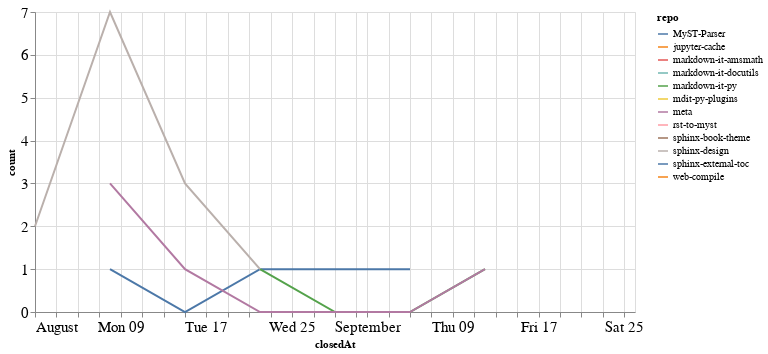

Source (notebook cell):
### Code cell
closed_by_time = closed_by.groupby('repo').resample('W', on='closedAt').count()['author'].reset_index()
closed_by_time = closed_by_time.rename(columns={'author': 'count'})

alt.Chart(closed_by_time, width=600).mark_line().encode(
    x='closedAt',
    y='count',
    color='repo',
    tooltip="repo"
)

### Figure 1 — Vega-Lite specification as saved in the notebook (floating-point values rounded to 4 significant figures)
{"config": {"axisLeft": {"labelFontSize": 15}, "axisBottom": {"labelFontSize": 15}}, "data": {"name": "data-c9cf32530662fa6f3480a4700d4c54f2"}, "mark": "line", "encoding": {"color": {"type": "nominal", "field": "repo"}, "tooltip": {"type": "nominal", "field": "repo"}, "x": {"type": "temporal", "field": "closedAt"}, "y": {"type": "quantitative", "field": "count"}}, "width": 600, "$schema": "https://vega.github.io/schema/vega-lite/v4.8.1.json", "datasets": {"data-c9cf32530662fa6f3480a4700d4c54f2": [{"repo": "MyST-Parser", "closedAt": "2021-08-08T00:00:00", "count": 1}, {"repo": "MyST-Parser", "closedAt": "2021-08-15T00:00:00", "count": 0}, {"repo": "MyST-Parser", "closedAt": "2021-08-22T00:00:00", "count": 1}, {"repo": "MyST-Parser", "closedAt": "2021-08-29T00:00:00", "count": 1}, {"repo": "MyST-Parser", "closedAt": "2021-09-05T00:00:00", "count": 1}, {"repo": "jupyter-cache", "closedAt": "2021-08-01T00:00:00", "count": 4}, {"repo": "markdown-it-amsmath", "closedAt": "2021-09-12T00:00:00", "count": 2}, {"repo": "markdown-it-docutils", "closedAt": "2021-09-12T00:00:00", "count": 1}, {"repo": "markdown-it-py", "closedAt": "2021-08-22T00:00:00", "count": 1}, {"repo": "markdown-it-py", "closedAt": "2021-08-29T00:00:00", "count": 0}, {"repo": "markdown-it-py", "closedAt": "2021-09-05T00:00:00", "count": 0}, {"repo": "markdown-it-py", "closedAt": "2021-09-12T00:00:00", "count": 1}, {"repo": "mdit-py-plugins", "closedAt": "2021-09-12T00:00:00", "count": 1}, {"repo": "meta", "closedAt": "2021-08-08T00:00:00", "count": 3}, {"repo": "meta", "closedAt": "2021-08-15T00:00:00", "count": 1}, {"repo": "meta", "closedAt": "2021-08-22T00:00:00", "count": 0}, {"repo": "meta", "closedAt": "2021-08-29T00:00:00", "count": 0}, {"repo": "meta", "closedAt": "2021-09-05T00:00:00", "count": 0}, {"repo": "meta", "closedAt": "2021-09-12T00:00:00", "count": 1}, {"repo": "rst-to-myst", "closedAt": "2021-08-22T00:00:00", "count": 2}, {"repo": "sphinx-book-theme", "closedAt": "2021-08-08T00:00:00", "count": 1}, {"repo": "sphinx-design", "closedAt": "2021-08-01T00:00:00", "count": 2}, {"repo": "sphinx-design", "closedAt": "2021-08-08T00:00:00", "count": 7}, {"repo": "sphinx-design", "closedAt": "2021-08-15T00:00:00", "count": 3}, {"repo": "sphinx-design", "closedAt": "2021-08-22T00:00:00", "count": 1}, {"repo": "sphinx-external-toc", "closedAt": "2021-08-01T00:00:00", "count": 1}, {"repo": "web-compile", "closedAt": "2021-09-26T00:00:00", "count": 2}]}}
